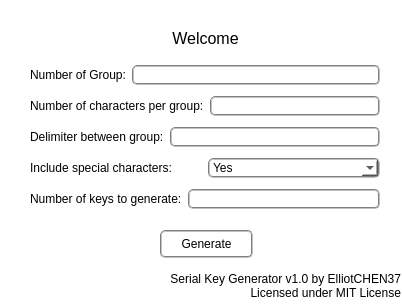
<?xml version="1.0" encoding="UTF-8"?>
<ui version="4.0">
 <class>MainWindow</class>
 <widget class="QMainWindow" name="MainWindow">
  <property name="geometry">
   <rect>
    <x>0</x>
    <y>0</y>
    <width>402</width>
    <height>304</height>
   </rect>
  </property>
  <property name="font">
   <font>
    <family>Arial</family>
   </font>
  </property>
  <property name="windowTitle">
   <string>Serial Key Generator</string>
  </property>
  <property name="styleSheet">
   <string notr="true">background-color: rgb(255, 255, 255)</string>
  </property>
  <property name="locale">
   <locale language="English" country="UnitedStates"/>
  </property>
  <widget class="QWidget" name="centralwidget">
   <widget class="QLabel" name="label_welcome">
    <property name="geometry">
     <rect>
      <x>150</x>
      <y>30</y>
      <width>111</width>
      <height>16</height>
     </rect>
    </property>
    <property name="font">
     <font>
      <family>Arial</family>
      <pointsize>12</pointsize>
     </font>
    </property>
    <property name="text">
     <string>Welcome</string>
    </property>
    <property name="alignment">
     <set>Qt::AlignCenter</set>
    </property>
   </widget>
   <widget class="QPushButton" name="pushButton">
    <property name="geometry">
     <rect>
      <x>160</x>
      <y>230</y>
      <width>93</width>
      <height>28</height>
     </rect>
    </property>
    <property name="font">
     <font>
      <family>Arial</family>
     </font>
    </property>
    <property name="styleSheet">
     <string notr="true">QPushButton
{
	border:2px groove gray;
	border-radius:5px;
}
QPushButton:hover
{
	background-color: #e7e7e7;
}
QPushButton:pressed
{
    background-color:rgb(152, 152, 152);
    padding-left:3px;
    padding-top:3px;
}</string>
    </property>
    <property name="text">
     <string>Generate</string>
    </property>
   </widget>
   <widget class="QWidget" name="layoutWidget">
    <property name="geometry">
     <rect>
      <x>30</x>
      <y>60</y>
      <width>350</width>
      <height>157</height>
     </rect>
    </property>
    <layout class="QVBoxLayout" name="verticalLayout">
     <item>
      <layout class="QHBoxLayout" name="horizontalLayout_9">
       <item>
        <widget class="QLabel" name="label_9">
         <property name="font">
          <font>
           <family>Arial</family>
          </font>
         </property>
         <property name="text">
          <string>Number of Group:</string>
         </property>
        </widget>
       </item>
       <item>
        <widget class="QLineEdit" name="lineEdit_8">
         <property name="styleSheet">
          <string notr="true">QLineEdit
{
	border:2px groove gray;
	border-radius:5px;
}
QLineEdit:hover
{
	background-color: #e7e7e7;
}
</string>
         </property>
        </widget>
       </item>
      </layout>
     </item>
     <item>
      <layout class="QHBoxLayout" name="horizontalLayout_7">
       <item>
        <widget class="QLabel" name="label_7">
         <property name="font">
          <font>
           <family>Arial</family>
          </font>
         </property>
         <property name="text">
          <string>Number of characters per group:</string>
         </property>
        </widget>
       </item>
       <item>
        <widget class="QLineEdit" name="lineEdit_6">
         <property name="styleSheet">
          <string notr="true">QLineEdit
{
	border:2px groove gray;
	border-radius:5px;
}
QLineEdit:hover
{
	background-color: #e7e7e7;
}
</string>
         </property>
        </widget>
       </item>
      </layout>
     </item>
     <item>
      <layout class="QHBoxLayout" name="horizontalLayout_8">
       <item>
        <widget class="QLabel" name="label_8">
         <property name="font">
          <font>
           <family>Arial</family>
          </font>
         </property>
         <property name="text">
          <string>Delimiter between group:</string>
         </property>
        </widget>
       </item>
       <item>
        <widget class="QLineEdit" name="lineEdit_7">
         <property name="styleSheet">
          <string notr="true">QLineEdit
{
	border:2px groove gray;
	border-radius:5px;
}
QLineEdit:hover
{
	background-color: #e7e7e7;
}
</string>
         </property>
        </widget>
       </item>
      </layout>
     </item>
     <item>
      <layout class="QHBoxLayout" name="horizontalLayout_10">
       <item>
        <widget class="QLabel" name="label_10">
         <property name="font">
          <font>
           <family>Arial</family>
          </font>
         </property>
         <property name="text">
          <string>Include special characters:</string>
         </property>
        </widget>
       </item>
       <item>
        <widget class="QComboBox" name="comboBox_2">
         <property name="styleSheet">
          <string notr="true">QComboBox
{
	border:2px groove gray;
	border-radius:5px;
}
QComboBox:hover
{
	background-color: #e7e7e7;
}
QComboBox:pressed
{
    background-color:rgb(152, 152, 152);
    padding-left:3px;
    padding-top:3px;
}</string>
         </property>
         <item>
          <property name="text">
           <string>Yes</string>
          </property>
         </item>
         <item>
          <property name="text">
           <string>No</string>
          </property>
         </item>
        </widget>
       </item>
      </layout>
     </item>
     <item>
      <layout class="QHBoxLayout" name="horizontalLayout_6">
       <item>
        <widget class="QLabel" name="label_6">
         <property name="font">
          <font>
           <family>Arial</family>
          </font>
         </property>
         <property name="text">
          <string>Number of keys to generate:</string>
         </property>
        </widget>
       </item>
       <item>
        <widget class="QLineEdit" name="lineEdit_5">
         <property name="styleSheet">
          <string notr="true">QLineEdit
{
	border:2px groove gray;
	border-radius:5px;
}
QLineEdit:hover
{
	background-color: #e7e7e7;
}
</string>
         </property>
        </widget>
       </item>
      </layout>
     </item>
    </layout>
   </widget>
   <widget class="QLabel" name="label">
    <property name="geometry">
     <rect>
      <x>120</x>
      <y>270</y>
      <width>281</width>
      <height>31</height>
     </rect>
    </property>
    <property name="font">
     <font>
      <family>Arial</family>
     </font>
    </property>
    <property name="text">
     <string>Serial Key Generator v1.0 by ElliotCHEN37
Licensed under MIT License</string>
    </property>
    <property name="alignment">
     <set>Qt::AlignRight|Qt::AlignTrailing|Qt::AlignVCenter</set>
    </property>
   </widget>
  </widget>
 </widget>
 <resources>
  <include location="resources.qrc"/>
 </resources>
 <connections/>
</ui>
